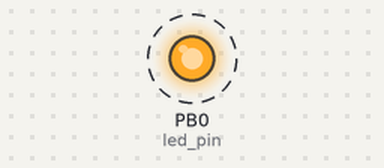
The sketch below on a simulated ATtiny85, built with avr-gcc and run on an emulated ATtiny85. On the bench: output pins drawn as LEDs (lit = HIGH). Dashed ring = blinking.

Above: at 0.5 s.
Timing chart, 0 to 4.6 s (numbered marks = the images above):
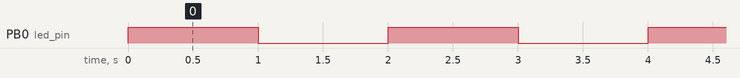

Measured:
- by itself, PB0 (led_pin): alternates HIGH for 1.0 s and LOW for 1.0 s

The sketch:

attiny-arduino-test.ino
```cpp
// Attiny85 Test

int led_pin = 0;

void setup() {
  pinMode(led_pin, OUTPUT);
}

void loop() {
  digitalWrite(led_pin, HIGH);
  delay(1000);
  digitalWrite(led_pin, LOW);
  delay(1000);
}
```
